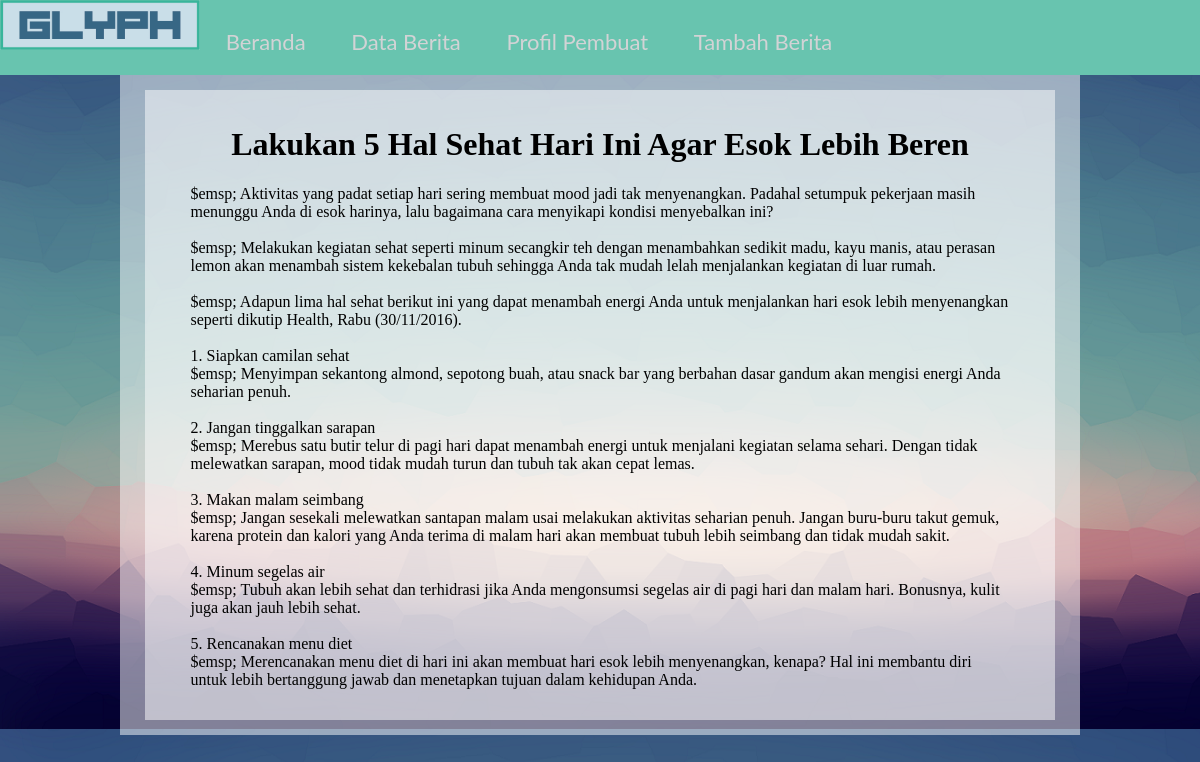
Page /content.php on the committed database.
### tables this page shows
CREATE TABLE IF NOT EXISTS `tb_berita` (
  `ID` int(200) NOT NULL AUTO_INCREMENT,
  `judul` varchar(50) NOT NULL,
  `konten` text NOT NULL,
  `kategori` varchar(50) NOT NULL,
  `sub_judul` text NOT NULL,
  PRIMARY KEY (`ID`)
);

### content.php (the view, shortened to what this page needs)
<?php
	require_once "connect.php";
?>
<!DOCTYPE html>
<html>
<head>
</head>
<body>
    <div>
        <div class="header">
			<img src="logoweb2.jpg">
            <a href="index.php"> Beranda </a>
            <a href="news_data.php"> Data Berita </a>
			<a href="about.php"> Profil Pembuat </a>
            <a href="add_berita.php" > Tambah Berita </a>
        </div>
        <div class="content">
			<?php
			$query = 'SELECT * FROM tb_berita';
			$result = mysqli_query($connect, $query);
			if($result){ ?>
            <div class="news-content-overlay">
			<?php
				if(mysqli_num_rows($result)) {
					$row = mysqli_fetch_assoc($result) ?>
					<center><h1> <?php echo $row['judul']; ?> </h1></center>
					<p style="padding-left:5%;padding-right:5%;">
						<?php echo $row['konten']; ?>
					</p>
				<?php
					}
					echo '</div>';
				}
			?>
        </div>
    </div>
</body>
</html>

### content.php (style rules this page uses)
body { margin: 0px; border: 0px; padding: 0px; background-image: url("background.png"); background-attachment: fixed; }
.news-content-overlay { background-color: rgba(255, 255, 255, 0.5); padding-top: 15px; padding-bottom: 15px; margin-top: 60px; }
.header { background-color: #68C4AF; overflow: auto; font-size: 22px; font-family: "Lato", sans-serif; position: fixed; top: 0px; width: 100%; }
div.header a { display: inline-block; transition: 0.3s; color: #D2D3D5; text-align: center; padding: 20px; text-decoration: none; }
.content { padding-left: 25px; padding-right: 25px; padding-top: 15px; padding-bottom: 15px; margin-left: 10%; margin-right: 10%; margin-top: 15px; margin-bottom: 15px; background-color: rgba(255, 255, 255, 0.5); }
img { width:200px; height:50px; }

### rows in the picture
tb_berita: judul "Lakukan 5 Hal Sehat Hari Ini Agar Esok Lebih Beren", konten "$emsp; Aktivitas yang padat setiap hari sering membuat mood jadi tak menyenangkan. Padahal setumpuk pekerjaan masih menunggu Anda di esok harinya, lalu bagaimana cara menyikapi kondisi menyebalkan ini? $emsp; Melakukan kegiatan sehat seperti minum secangkir teh dengan menambahkan sedikit madu, kayu manis, atau perasan lemon akan menambah sistem kekebalan tubuh sehingga Anda tak mudah lelah menjalankan kegiatan di luar rumah. $emsp; Adapun lima hal sehat berikut ini yang dapat menambah energi Anda untuk menjalankan hari esok lebih menyenangkan seperti dikutip Health, Rabu (30/11/2016). 1. Siapkan camilan sehat $emsp; Menyimpan sekantong almond, sepotong buah, atau snack bar yang berbahan…"
